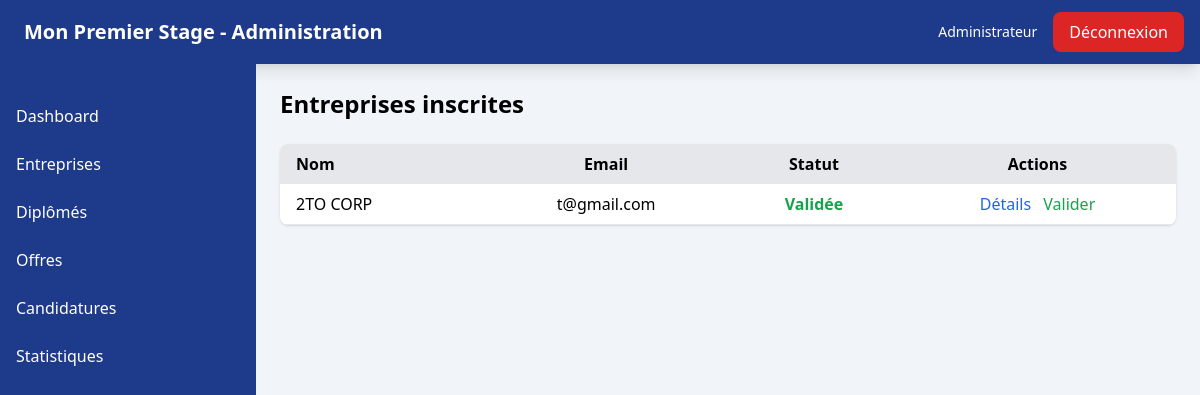
Screenshot of /administrateur/entreprise/ with the database file from the repository.
### app_premier_stage/models.py (models this page shows, shortened)
class Entreprise(models.Model):
    id_entreprise = models.UUIDField(primary_key=True, default=uuid.uuid4, editable=False)
    user = models.OneToOneField(
        settings.AUTH_USER_MODEL,
        on_delete=models.CASCADE,
        related_name="profil_entreprise"
    )
    nom_entreprise = models.CharField(max_length=30, default="")
    domaine_expertise = models.CharField(max_length=100, default="")
    telephone_entreprise = models.CharField(max_length=15,default="")
    email_entreprise = models.EmailField(default="")
    nombre_employe = models.CharField(max_length=20,default="")
    site_entreprise = models.URLField(default="")
    validation_entreprise = models.BooleanField(default=False)
    localisation_entreprise = models.CharField(max_length=30, default="")
    created_at = models.DateTimeField(auto_now_add=True)

### app_premier_stage/views.py (the view)
# urls.py: path("administrateur/entreprise/",views.ListeEntreprise,name="liste_entreprise"),
def ListeEntreprise(request):
    entreprise = Entreprise.objects.all()
    context = {
        "entreprise":entreprise
    }
    return render(request,"admin/liste_entreprises.html",context=context)

### app_premier_stage/templates/admin/liste_entreprises.html (shortened to what this page needs)
{% extends "admin/base_admin.html" %}
{% block content %}
<h1 class="text-2xl font-bold mb-6">Entreprises inscrites</h1>
<table class="w-full bg-white shadow rounded-lg overflow-hidden">
  <thead class="bg-gray-200">
    <tr>
      <th class="px-4 py-2 text-left">Nom</th>
      <th class="px-4 py-2">Email</th>
      <th class="px-4 py-2">Statut</th>
      <th class="px-4 py-2">Actions</th>
    </tr>
  </thead>
  <tbody>
    {% for entreprise in entreprise %}
    <tr class="border-b">
      <td class="px-4 py-2">{{ entreprise.nom_entreprise }}</td>
      <td class="text-center px-4 py-2">{{ entreprise.email_entreprise }}</td>
      <td class="text-center px-4 py-2">
        {% if entreprise.validation_entreprise %}
          <span class="text-green-600 font-semibold">Validée</span>
        {% else %}
          <span class="text-red-600 font-semibold">En attente</span>
        {% endif %}
      </td>
      <td class="text-center px-4 py-2 space-x-2">
        <a href="{% url 'detailentreprise' entreprise.id_entreprise %}" class="text-blue-600 hover:underline">Détails</a>
        {% if not entreprise.valide %}
        <a href="{% url 'validerentreprise' entreprise.id_entreprise %}" class="text-green-600 hover:underline">Valider</a>
        {% endif %}
      </td>
    </tr>
    {% endfor %}
  </tbody>
</table>
{% endblock %}

### rows the page displays
Entreprise: nom_entreprise "2TO CORP", email_entreprise "t@gmail.com", validation_entreprise "Validée"
